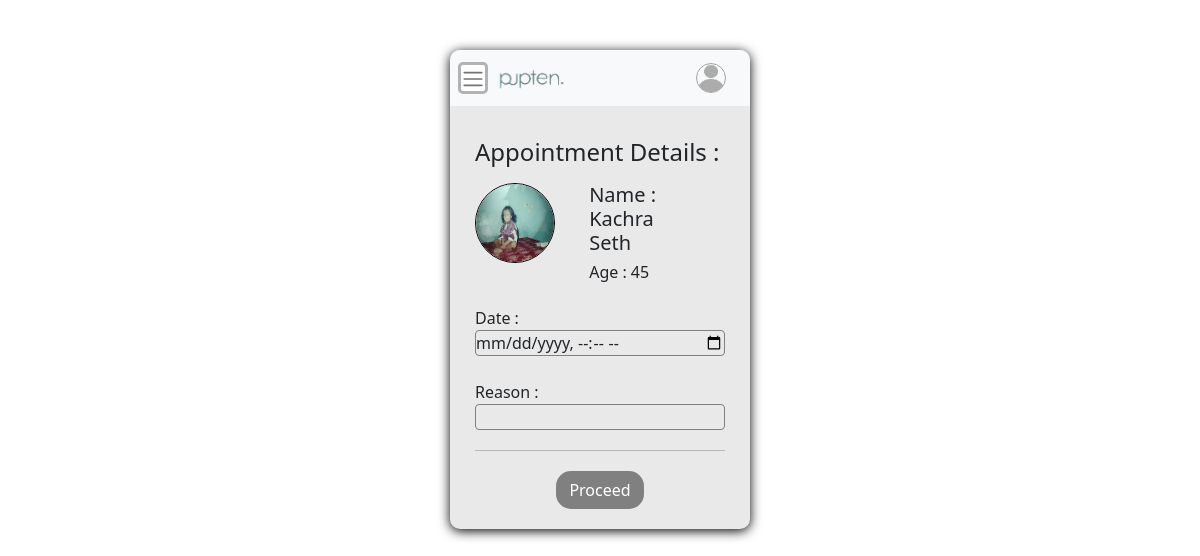
Screenshot of /vetportal/appointment/3/1 with the database file from the repository.
### vet_portal/models.py (models this page shows, shortened)
class Patient(models.Model):
    user = models.ForeignKey(User, on_delete=models.CASCADE, related_name='patients')
    name = models.CharField(max_length=20)
    age = models.IntegerField()
    profile = models.ImageField(upload_to='user/images/profiles', default='user/images/profiles/profile_picture.png',
                                null=True)

### vet_portal/views.py (the view, shortened to what this page needs)
# urls.py: path("appointment/<pk>/<d_id>", views.appointment, name="appointment"),
def appointment(request, pk, d_id):
    patient = Patient.objects.get(id=pk)
    initial = {'patient': patient, 'doctor': d_id}
    form = AppointmentForm(initial=initial)
    context = {
        'patient': patient,
        'form': form,
    }
    return render(request, 'vetportal/appointment.html', context)

### vet_portal/forms.py
class AppointmentForm(forms.ModelForm):
    class Meta:
        model = Appointment
        fields = {'date', 'reason', 'patient', 'doctor'}
        widgets = {
            'date': forms.DateTimeInput(attrs={'class': 'form-control', 'type': 'datetime-local'}),
            'reason': forms.TextInput(attrs={'class': 'form-control'}),
            'patient': forms.TextInput(attrs={'hidden': 'hidden'}),
            'doctor': forms.TextInput(attrs={'hidden': 'hidden'}),
        }

### templates/vetportal/appointment.html (shortened to what this page needs)
<!doctype html>
<html lang="en">
  <head>
      {% load static %}
    <link href="https://cdn.jsdelivr.net/npm/bootstrap@5.0.2/dist/css/bootstrap.min.css" rel="stylesheet">
    <link rel="stylesheet" href="{% static 'css/vetportal_css.css' %}">
</head>
  <body>
    <div class="container">
        <div class="row" id="row" style="padding-top: 50px;">
            <div class="main-body mx-auto p-0" id="main-body">
                <nav class="navbar navbar-expand-lg navbar-light bg-light">
                    <div class="container-fluid">
                        <button class="toggle-btn mx-2" id="toggle-btn" data-bs-toggle="popover"><b>
                            <span class="navbar-toggler-icon" style="color: rgb(179, 179, 179);"></span>
                            </b></button>
                    <a class="navbar-brand" href="#"><img src="{% static 'images/pupten.png' %}"></a>
                    {% if request.user.is_authenticated %}
                    <img class="profile-pic" id="profile-pic" src="{{ request.user.user_profile.profile_pic.url }}" alt="pp">
                    {% else %}<img class="profile-pic" id="profile-pic" src="{% static 'images/profile_picture.png' %}" alt="pp">
                    {% endif %}
                    </div>
                </nav>
                <div class="p-2 row">
              </div>
            <div class="col-md-10  mx-auto main-content-doctor my-2">
                <div class="heading my-3">
                    <h4>Appointment Details : </h4>
                </div>
                <div class="row my-3">
                    <div class="col-md-5">
                        <img src="{{ patient.profile.url }}" alt="dp">
                    </div>
                    <div class="col-md-5">
                        <h5>Name : {{ patient.name }}</h5>
                        <h6>Age : {{ patient.age }}</h6>
                    </div>
                </div>
                <div class="">
                    <form method="POST">
                        <label>Date : </label>{{ form.date }}<br>
                        <label>Reason : </label>{{ form.reason }}</textarea>
                </div>
                <hr style="margin: 20px 0;">
            </div>
            <div class="text-center">
                <input type="submit" class="patient-button btn" value="Proceed">
            </div>
            </div>
        </div>
    </div>
  </body>
</html>

### static/css/vetportal_css.css (style rules this page uses)
* { margin: 0; padding: 0; box-sizing: border-box; }
.main-body { width: 300px; min-height: 400px; border-radius: 10px; box-shadow: 0px 2px 12px 0px black; overflow: hidden; background-color: rgb(233, 233, 233); }
nav div #profile-pic { width: 30px; height: 30px; border-radius: 50%; border : 1px solid rgb(163, 163, 163); overflow: hidden; }
img, svg { width: 70px; }
.container-fluid { padding-left: 0; }
.toggle-btn { border-radius: 5px; outline: none; border : 3px solid rgb(179, 179, 179); background-color: rgb(255, 255, 255); }
.form-control { padding: 0!important; background-color: rgb(233, 233, 233); border:1px solid gray; }

### templates/vetportal/appointment.html (style rules this page uses)
.main-content-doctor img { border: 1px solid black; border-radius: 50%; width: 80px; height: 80px; }
.patient-button { outline: none; color: white; background-color: gray; transition: ease 0.4s; border-radius: 15px; margin-bottom: 20px; }

### rows the page displays
Patient: profile (picture), name "Kachra Seth", age "45"
